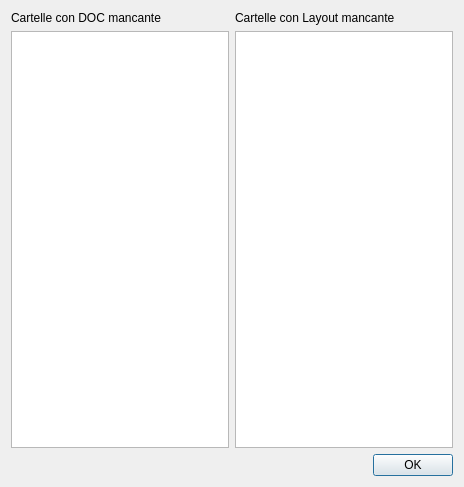
<?xml version="1.0" encoding="UTF-8"?>
<ui version="4.0">
 <class>Dialog</class>
 <widget class="QDialog" name="Dialog">
  <property name="geometry">
   <rect>
    <x>0</x>
    <y>0</y>
    <width>464</width>
    <height>487</height>
   </rect>
  </property>
  <property name="windowTitle">
   <string>Dialog</string>
  </property>
  <layout class="QGridLayout" name="gridLayout">
   <item row="3" column="0">
    <layout class="QVBoxLayout" name="verticalLayout_2">
     <item>
      <layout class="QVBoxLayout" name="verticalLayout">
       <item>
        <layout class="QHBoxLayout" name="horizontalLayout">
         <item>
          <widget class="QListWidget" name="LstDoc"/>
         </item>
         <item>
          <widget class="QListWidget" name="LstLayout"/>
         </item>
        </layout>
       </item>
       <item>
        <widget class="QDialogButtonBox" name="buttonBox">
         <property name="orientation">
          <enum>Qt::Horizontal</enum>
         </property>
         <property name="standardButtons">
          <set>QDialogButtonBox::Ok</set>
         </property>
        </widget>
       </item>
      </layout>
     </item>
    </layout>
   </item>
   <item row="2" column="0">
    <layout class="QHBoxLayout" name="horizontalLayout_2">
     <item>
      <widget class="QLabel" name="label_2">
       <property name="text">
        <string>Cartelle con DOC mancante</string>
       </property>
      </widget>
     </item>
     <item>
      <widget class="QLabel" name="label">
       <property name="text">
        <string>Cartelle con Layout mancante</string>
       </property>
      </widget>
     </item>
    </layout>
   </item>
  </layout>
 </widget>
 <resources/>
 <connections>
  <connection>
   <sender>buttonBox</sender>
   <signal>rejected()</signal>
   <receiver>Dialog</receiver>
   <slot>reject()</slot>
   <hints>
    <hint type="sourcelabel">
     <x>316</x>
     <y>260</y>
    </hint>
    <hint type="destinationlabel">
     <x>286</x>
     <y>274</y>
    </hint>
   </hints>
  </connection>
  <connection>
   <sender>buttonBox</sender>
   <signal>accepted()</signal>
   <receiver>Dialog</receiver>
   <slot>accept()</slot>
   <hints>
    <hint type="sourcelabel">
     <x>248</x>
     <y>254</y>
    </hint>
    <hint type="destinationlabel">
     <x>157</x>
     <y>274</y>
    </hint>
   </hints>
  </connection>
 </connections>
</ui>
